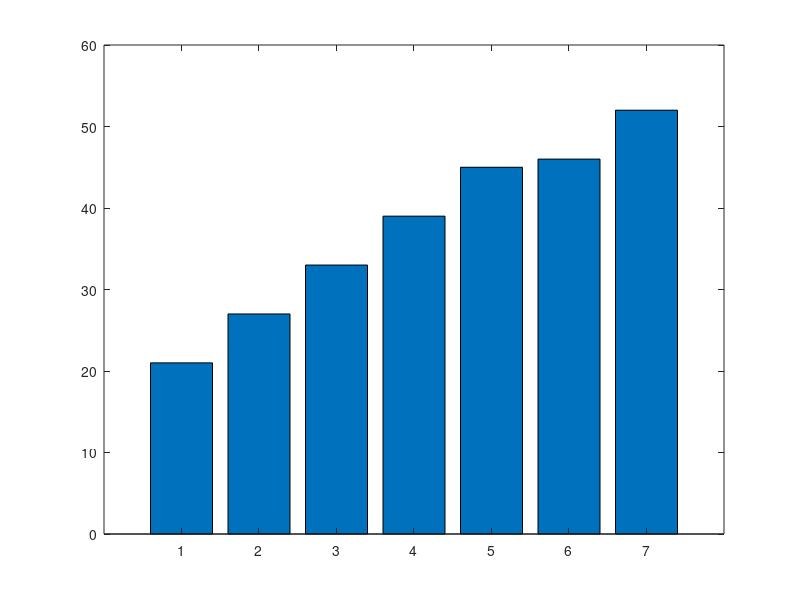

This figure's MATLAB source: (Note: this script raises an error after producing the figure.)
% =====================================================
% UTS Matematika Sains Data — Semester Genap 2025/2026
% Soal 1 — Eksplorasi Awal dan Profil Data Transaksi
% ---------------------------------------------------
% Nama : Aina Wanda Rahmaliya
% NIM : 2510514004
% Parameter: N=4,a=0,b=4,k=5,theta0=20,alpha=0,005
% Tanggal: 2026-4-22
% =====================================================
clc; clear; close all;
% Parameter personalisasi
N = 4; a = 0; b = 4; K = 5;
theta0 = 20; %derajat
alpha_lr = 0.005;

a = 0;
K = 5;
b = 4;
D = zeros(1, 7); 
for i = 1:7
    D(i) = 20 + (K * i) + mod(a * i, 7) - mod(b * i, 5);
end

%verifikasi pakai fungsi MATLAB
mean_D = mean(D);  
median_D = median(D);  
mode_D = mode(D);  
range_D = range(D);  
std_D = std(D, 1);

%
disp('hasil verifikasi MATLAB:');
disp(['rata-rata (mean): ', num2str(mean_D)]);
disp(['median: ', num2str(median_D)]);
disp(['modus : ', num2str(mode_D)]);
disp(['rentang (range): ', num2str(range_D)]);
disp(['standar deviasi (Standard Deviation): ', num2str(std_D)]);

%diagram batang penjualan per toko dan garis rata-rata
figure;  
bar(D);  
hold on;  
yline(mean_D, 'r', 'garis rata-rata', 'LineWidth', 2);

%label dan judul diagram
xlabel('toko (i)', 'FontSize', 12);
ylabel('penjualan (dalam juta)', 'FontSize', 12);
title('diagram batang penjualan rer toko', 'FontSize', 14);

%menampilkan hasil plot
hold off;
